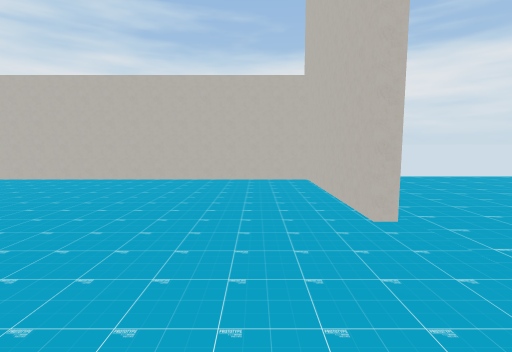
view 1 (above)

20 first-person views from a walk through a scene from a Unity 3-D project. The camera is 1.4 m above the floor, tilts 6° down and sees 85° across. The floor is counted in squares, 2 m on a side. Each view is taken from the middle of a square. On the plan, view 1 faces up. The plan holds only what a view shows up to about 9 squares ahead; the rest is blank. The place goes on beyond the plan. The player character is not drawn.

view 2
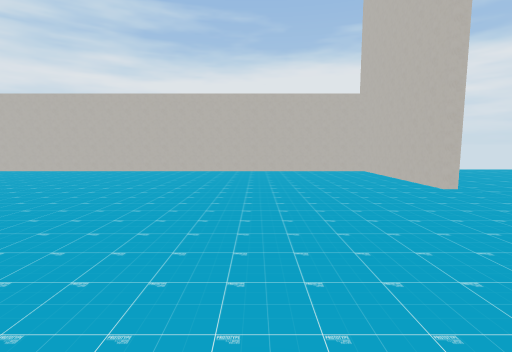

view 3
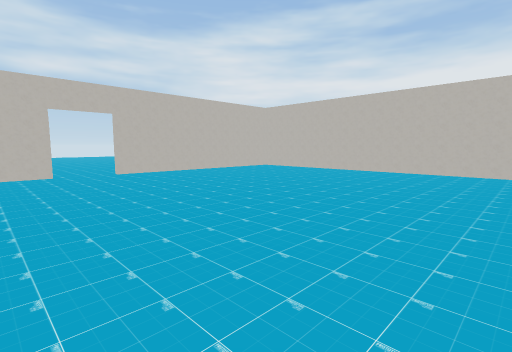

view 4
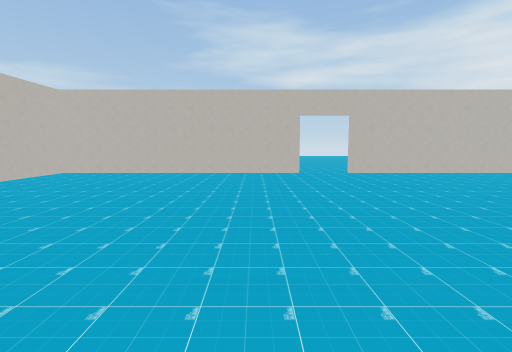

view 5
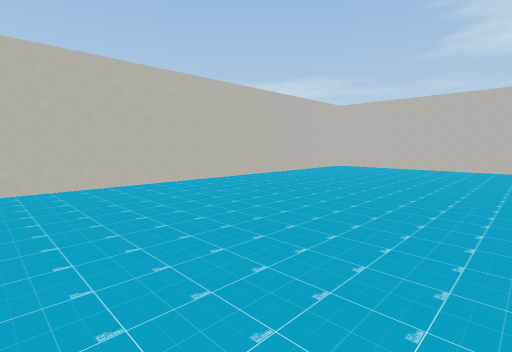

view 6
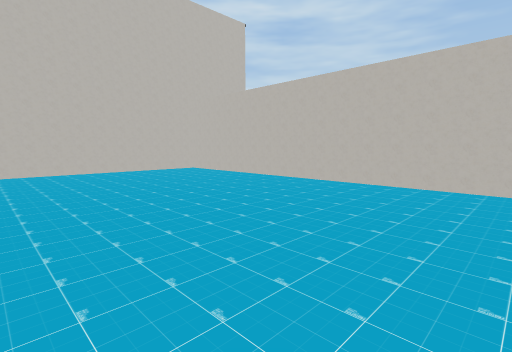

view 7
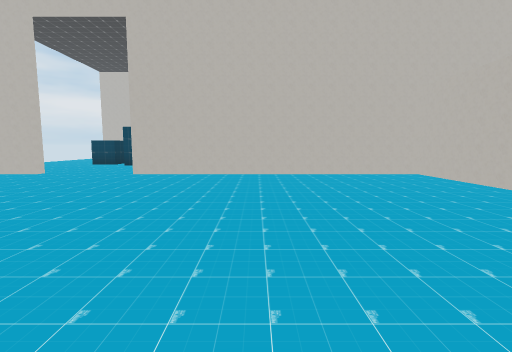

view 8
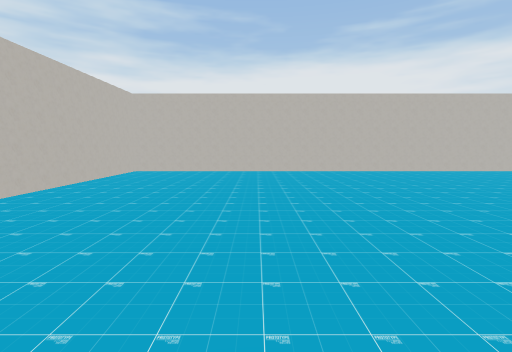

view 9
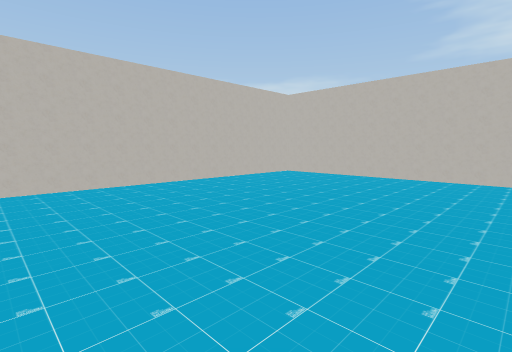

view 10
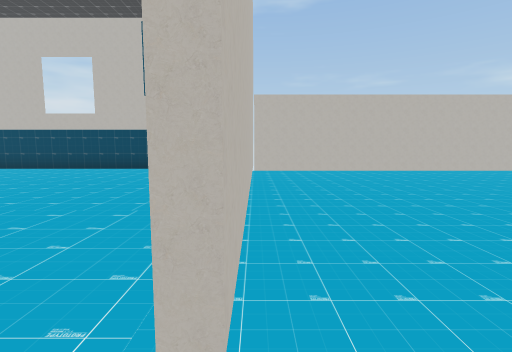

view 11
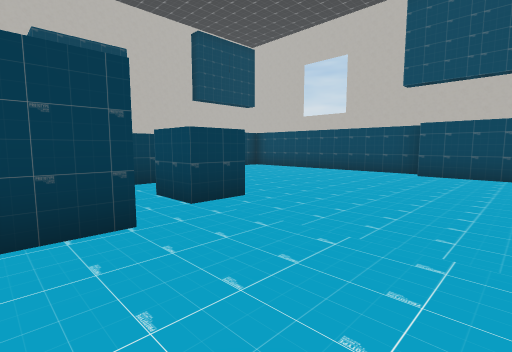

view 12
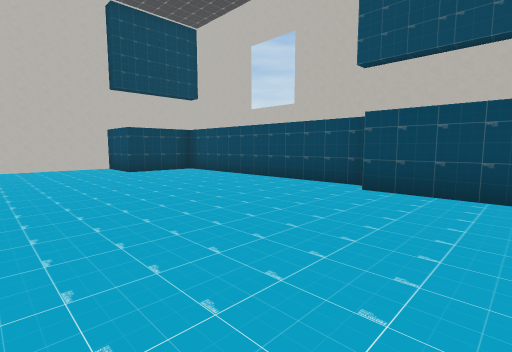

view 13
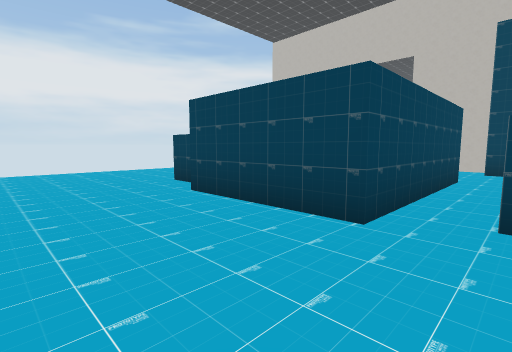

view 14
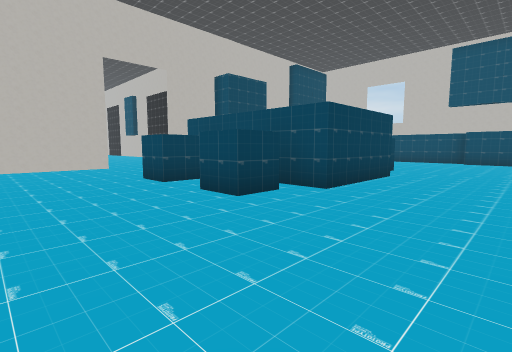

view 15
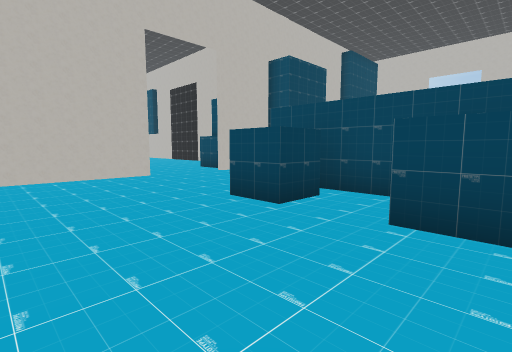

view 16
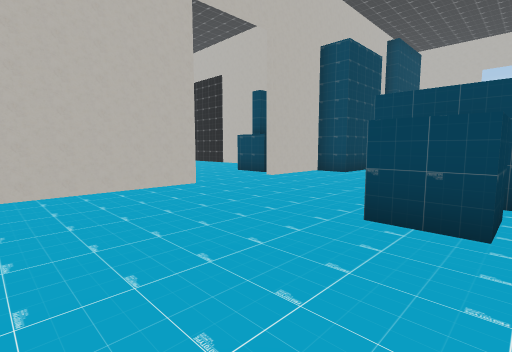

view 17
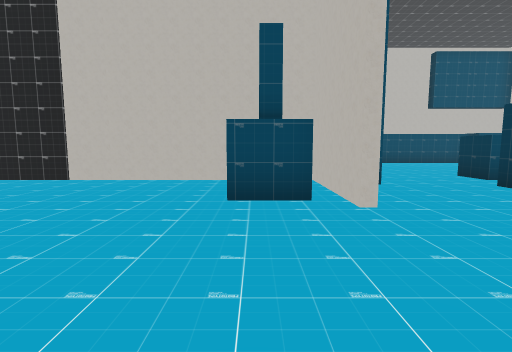

view 18
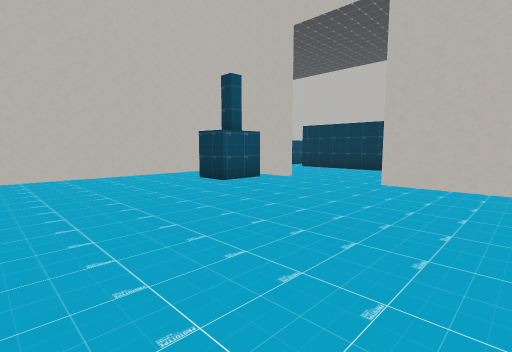

view 19
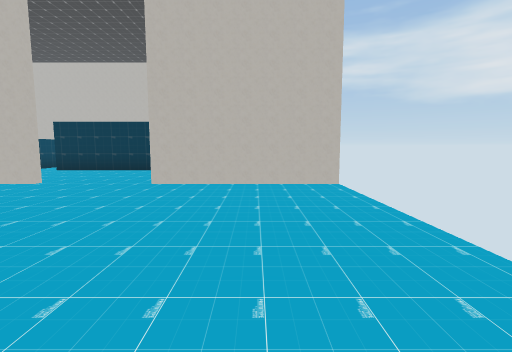

view 20
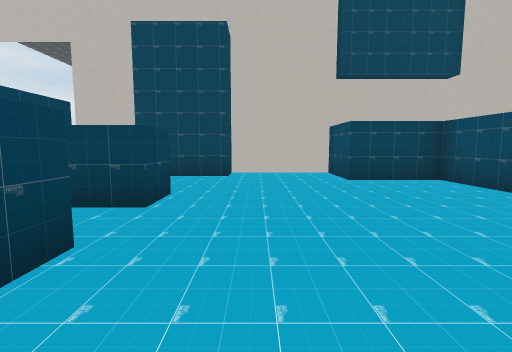

### Floor plan
Points are (right, up) in squares from view 1. A wall is a line through its corners. A room is listed if a view was taken in it or the views show most of it. See-through windows are left out.
Room 1 (views 1, 2, 3, 4, 5, 6, 7, 8, 9)
walls: (-12.4, -0.8) (-12.4, -7.1) (1.1, -7.1) (1.1, 0.2); (1.1, 2.5) (1.1, 6) (-12.4, 6) (-12.4, 0.4)
ways out: opening at (1, 1.5) to room 2; opening at (-12, 0)
Room 2 (views 10, 11, 12, 13, 14, 15, 16, 17, 18, 19, 20)
walls: (8.7, 1.9) (8.7, -1) (4.4, -1) (4.4, 1.9) (7.6, 1.9); (8.1, -1.8) (8.1, -2.7) (7.2, -2.7) (7.2, -1.8); (11.8, 0.9) (11.8, -1.8) (17.5, -1.8); (7.2, 2.5) (7.2, 3.4) (8.1, 3.4); (12.2, 0.4) (13.4, 0.4) (13.4, -0.5); (11.6, 3) (11.6, 5.9); (6, -2.7) (5.2, -2.7); (4.9, 2.5) (4.9, 3.4) (6, 3.4); (4.9, -2.8) (4.9, -1.8); (11.8, 6.6) (11.8, 3); (4, -7.9) (9.9, -7.9) (9.9, -6) (11.6, -6) (11.6, -3.3) (10.7, -3.3) (10.7, -1.2) (11.6, -1.2) (11.6, 0.9); (2.1, -7.4) (4, -7.4)
ways out: opening at (1, 1.5) to room 1

Positions as (right, up) in squares from view 1, and headings:
1: (0, 0), facing up
2: (-2, -2), facing up
3: (-5, -2), facing up-left
4: (-5, -2), facing left
5: (-3, -2), facing down-left
6: (-7, -2), facing down-right
7: (-6, -3), facing right
8: (-9, -2), facing up
9: (-6, -2), facing down-left
10: (1, 1), facing down
11: (2, 0), facing down-right
12: (2, -3), facing down-right
13: (2, -2), facing up-right
14: (2, 6), facing down-right
15: (5, 6), facing down-right
16: (7, 6), facing down-right
17: (13, 4), facing down
18: (17, 5), facing down-left
19: (17, 5), facing left
20: (4, -4), facing right
